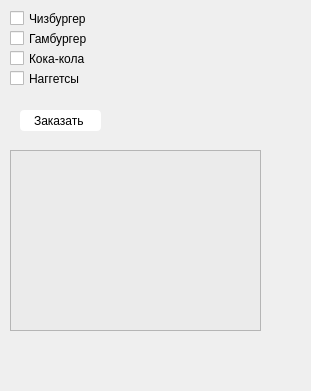
<?xml version="1.0" encoding="UTF-8"?>
<ui version="4.0">
 <class>MainWindow</class>
 <widget class="QMainWindow" name="MainWindow">
  <property name="geometry">
   <rect>
    <x>0</x>
    <y>0</y>
    <width>311</width>
    <height>391</height>
   </rect>
  </property>
  <property name="windowTitle">
   <string>Заказ в Макдональдсе</string>
  </property>
  <widget class="QWidget" name="centralwidget">
   <widget class="QPushButton" name="pushButton">
    <property name="geometry">
     <rect>
      <x>20</x>
      <y>110</y>
      <width>81</width>
      <height>21</height>
     </rect>
    </property>
    <property name="font">
     <font>
      <pointsize>9</pointsize>
     </font>
    </property>
    <property name="styleSheet">
     <string notr="true">background-color: rgb(255, 255, 255);
border-radius: 4px;
</string>
    </property>
    <property name="text">
     <string>Заказать </string>
    </property>
   </widget>
   <widget class="QTextEdit" name="textEdit">
    <property name="geometry">
     <rect>
      <x>10</x>
      <y>150</y>
      <width>251</width>
      <height>181</height>
     </rect>
    </property>
    <property name="styleSheet">
     <string notr="true">background-color: rgb(235, 235, 235);</string>
    </property>
   </widget>
   <widget class="QCheckBox" name="checkBox">
    <property name="geometry">
     <rect>
      <x>10</x>
      <y>10</y>
      <width>81</width>
      <height>17</height>
     </rect>
    </property>
    <property name="font">
     <font>
      <pointsize>9</pointsize>
     </font>
    </property>
    <property name="text">
     <string>Чизбургер</string>
    </property>
   </widget>
   <widget class="QCheckBox" name="checkBox_2">
    <property name="geometry">
     <rect>
      <x>10</x>
      <y>30</y>
      <width>81</width>
      <height>17</height>
     </rect>
    </property>
    <property name="font">
     <font>
      <pointsize>9</pointsize>
     </font>
    </property>
    <property name="text">
     <string>Гамбургер</string>
    </property>
   </widget>
   <widget class="QCheckBox" name="checkBox_3">
    <property name="geometry">
     <rect>
      <x>10</x>
      <y>50</y>
      <width>81</width>
      <height>17</height>
     </rect>
    </property>
    <property name="font">
     <font>
      <pointsize>9</pointsize>
     </font>
    </property>
    <property name="text">
     <string>Кока-кола</string>
    </property>
   </widget>
   <widget class="QCheckBox" name="checkBox_4">
    <property name="geometry">
     <rect>
      <x>10</x>
      <y>70</y>
      <width>81</width>
      <height>17</height>
     </rect>
    </property>
    <property name="font">
     <font>
      <pointsize>9</pointsize>
     </font>
    </property>
    <property name="text">
     <string>Наггетсы</string>
    </property>
   </widget>
  </widget>
 </widget>
 <resources/>
 <connections/>
</ui>
